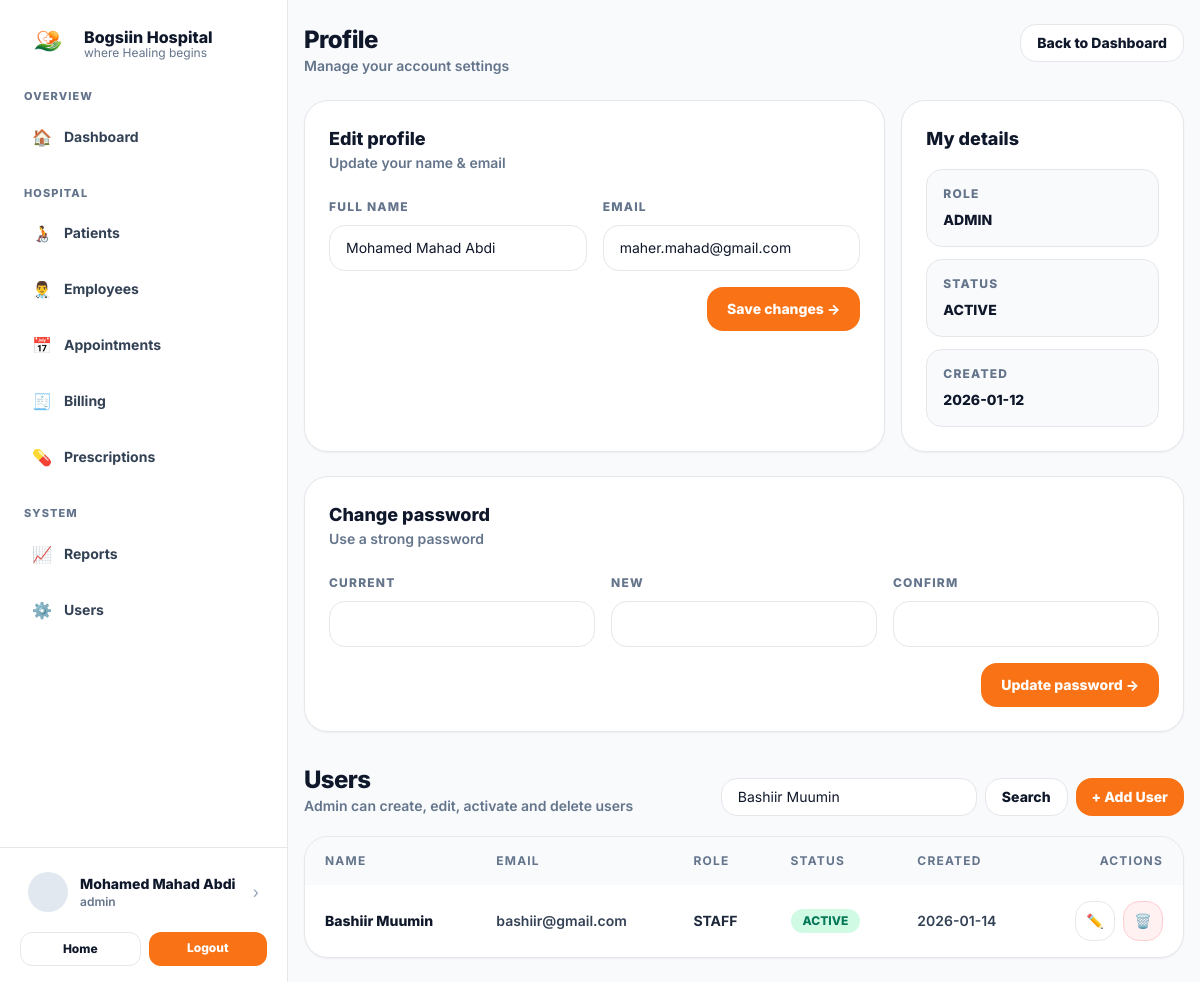
Before: /profile.php?uq=Bashiir Muumin (signed in) with the older database file.
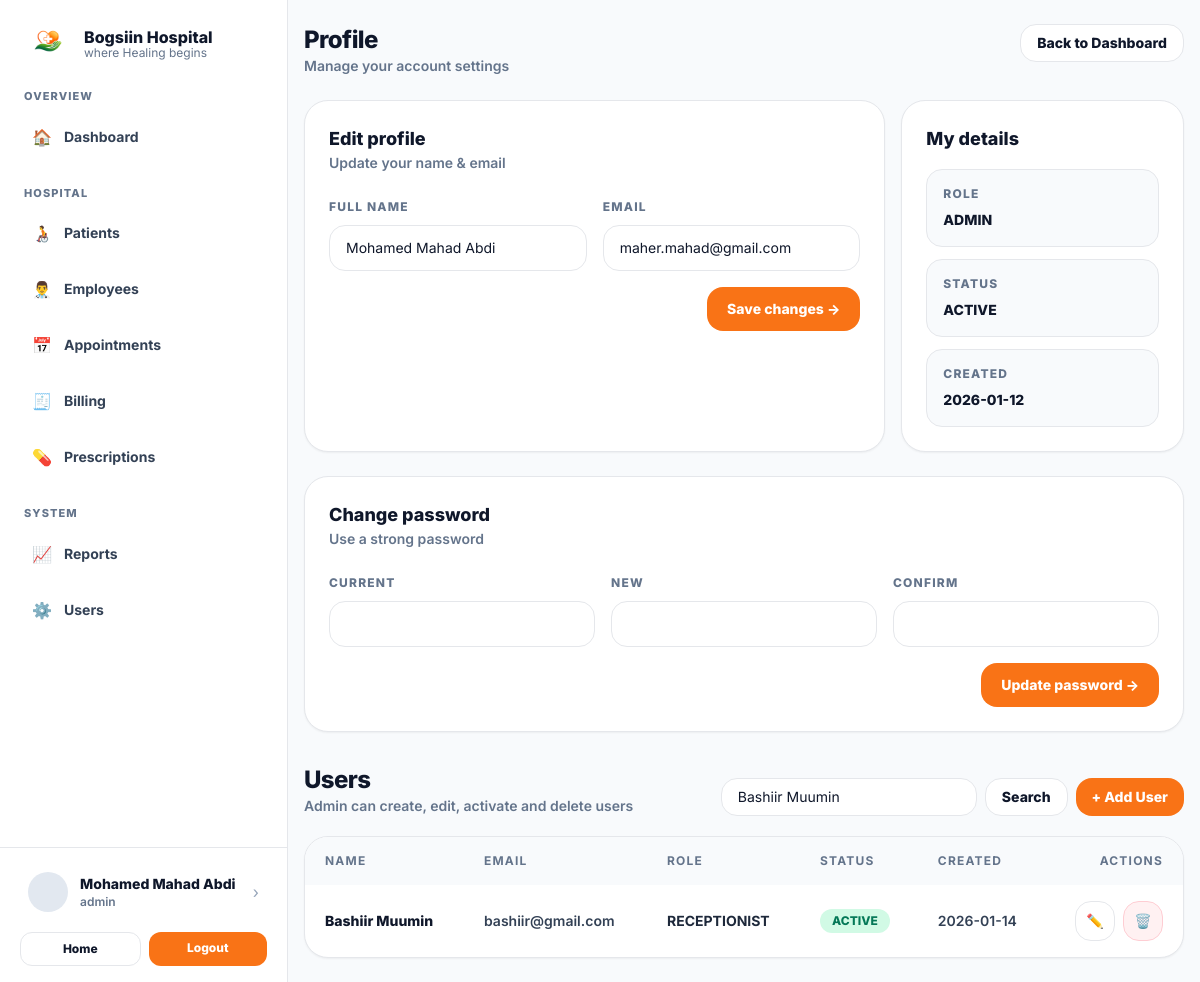
After: the same page with the newer database file.
### tables this page shows
CREATE TABLE `users` (
  `id` int(11) NOT NULL,
  `full_name` varchar(120) NOT NULL,
  `email` varchar(160) NOT NULL,
  `password_hash` varchar(255) NOT NULL,
  `role` enum('ADMIN','RECEPTIONIST','STAFF') NOT NULL DEFAULT 'STAFF',
  `is_active` tinyint(1) NOT NULL DEFAULT 1,
  `created_at` timestamp NOT NULL DEFAULT current_timestamp()
);

### profile.php (the view, shortened to what the changed rows need)
<?php
require_once __DIR__ . "/includes/db.php";
function h($s){ return htmlspecialchars((string)$s, ENT_QUOTES, 'UTF-8'); }
$me = $_SESSION["user"];
$myId = (int)$me["id"];
$myRole = $me["role"] ?? "STAFF";
$adminUsers = [];
$uq = trim($_GET["uq"] ?? "");
if ($myRole === "ADMIN") {
  $w = "";
  $p = [];
  if ($uq !== "") {
    $w = "WHERE full_name LIKE :q OR email LIKE :q OR role LIKE :q";
    $p[":q"] = "%$uq%";
  }
  $stmt = $pdo->prepare("SELECT id, full_name, email, role, is_active, created_at FROM users $w ORDER BY created_at DESC LIMIT 300");
  $stmt->execute($p);
  $adminUsers = $stmt->fetchAll() ?: [];
}
include_once __DIR__ . "/includes/header.php";
?>
 <div class="min-h-screen bg-slate-50 md:pl-72">
<div class="md:flex min-h-screen">
  <div class="flex-1">
    <div class="mx-auto max-w-6xl px-4 py-6">
      <?php if ($myRole === "ADMIN"): ?>
        <section class="mt-8">
          <div class="mt-5 rounded-3xl border bg-white shadow-sm overflow-hidden">
            <div class="overflow-x-auto">
              <table class="w-full text-left text-sm">
                <thead class="bg-slate-50 text-xs font-extrabold tracking-widest text-slate-500">
                  <tr>
                    <th class="px-5 py-4">NAME</th>
                    <th class="px-5 py-4">EMAIL</th>
                    <th class="px-5 py-4">ROLE</th>
                    <th class="px-5 py-4">STATUS</th>
                    <th class="px-5 py-4">CREATED</th>
                    <th class="px-5 py-4 text-right">ACTIONS</th>
                  </tr>
                </thead>
                <tbody class="divide-y">
                  <?php if (!$adminUsers): ?>
                    <tr><td colspan="6" class="px-5 py-10 text-center text-slate-500 font-semibold">No users found.</td></tr>
                  <?php else: ?>
                    <?php foreach ($adminUsers as $u): ?>
                      <?php
                        $badge = ((int)$u["is_active"]===1)
                          ? "bg-emerald-100 text-emerald-700"
                          : "bg-slate-100 text-slate-700";
                        $payload = base64_encode(json_encode($u));
                      ?>
                      <tr class="hover:bg-slate-50/60">
                        <td class="px-5 py-4 font-extrabold text-slate-900"><?php echo h($u["full_name"]); ?></td>
                        <td class="px-5 py-4 font-semibold text-slate-700"><?php echo h($u["email"]); ?></td>
                        <td class="px-5 py-4 font-bold text-slate-800"><?php echo h($u["role"]); ?></td>
                        <td class="px-5 py-4">
                          <span class="inline-flex rounded-full px-3 py-1 text-xs font-extrabold <?php echo $badge; ?>">
                            <?php echo ((int)$u["is_active"]===1) ? "ACTIVE" : "DISABLED"; ?>
                          </span>
                        </td>
                        <td class="px-5 py-4 font-semibold text-slate-700"><?php echo h(date("Y-m-d", strtotime($u["created_at"]))); ?></td>
                        <td class="px-5 py-4">
                          <div class="flex justify-end gap-2">
                            <button type="button"
                              class="grid h-10 w-10 place-items-center rounded-2xl border bg-white hover:bg-slate-50"
                              title="Edit"
                              data-u="<?php echo h($payload); ?>"
                              onclick="openUserEdit(this)">✏️</button>
                            <?php if ((int)$u["id"] !== $myId): ?>
                              <form method="POST" onsubmit="return confirm('Delete this user?');">
                                <button type="submit"
                                  class="grid h-10 w-10 place-items-center rounded-2xl border border-rose-200 bg-rose-50 hover:bg-rose-100"
                                  title="Delete">🗑️</button>
                              </form>
                            <?php else: ?>
                              <div class="grid h-10 w-10 place-items-center rounded-2xl border bg-slate-50 text-slate-300" title="You">
                                ★
                              </div>
                            <?php endif; ?>
                          </div>
                        </td>
                      </tr>
                    <?php endforeach; ?>
                  <?php endif; ?>
                </tbody>
              </table>
            </div>
          </div>
        </section>
      <?php endif; ?>
    </div>
  </div>
</div>

Changed rows visible on the page:
changed users "Bashiir Muumin": role "STAFF" → "RECEPTIONIST"
